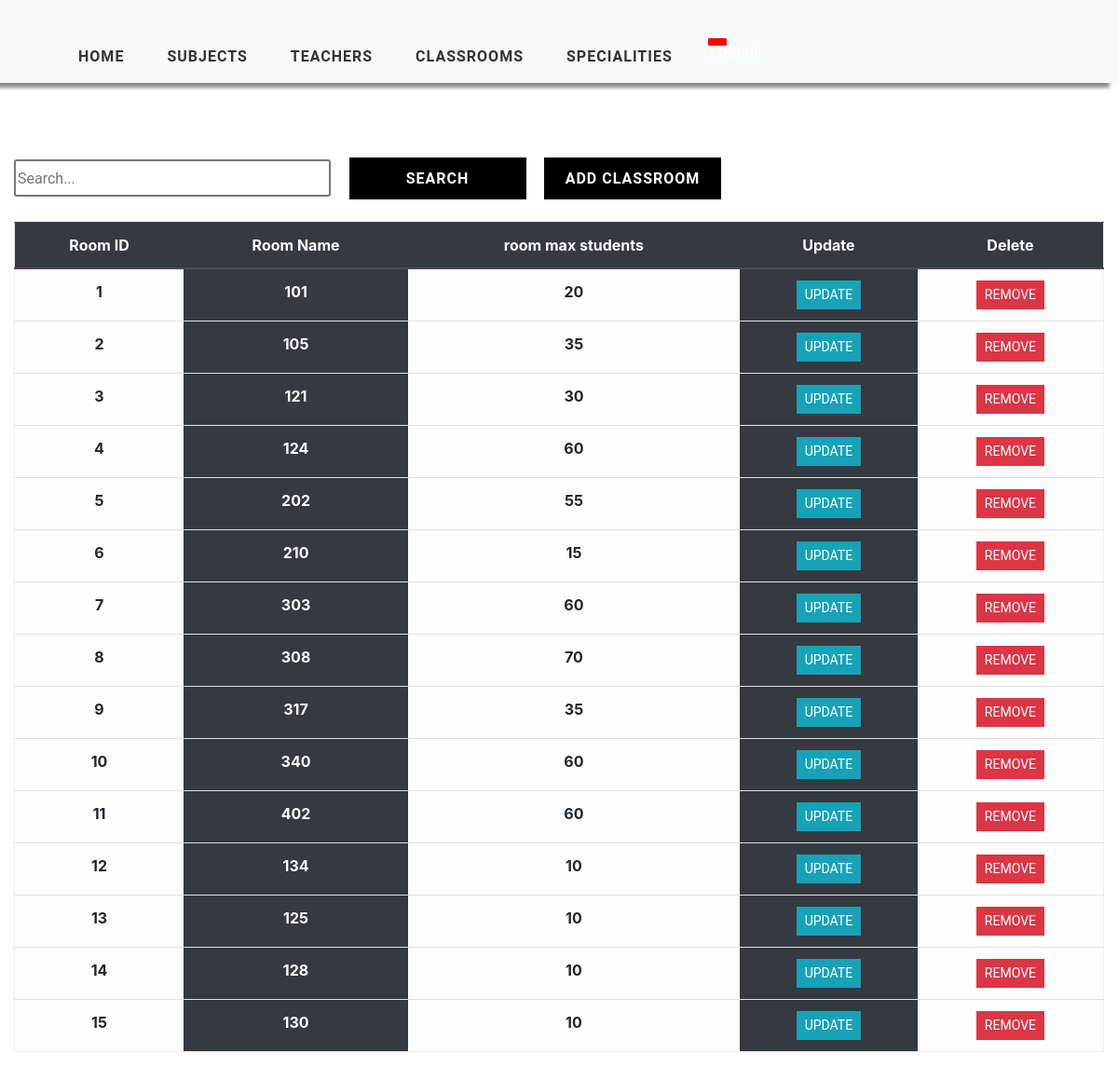
Page /room/list on the earlier database version.
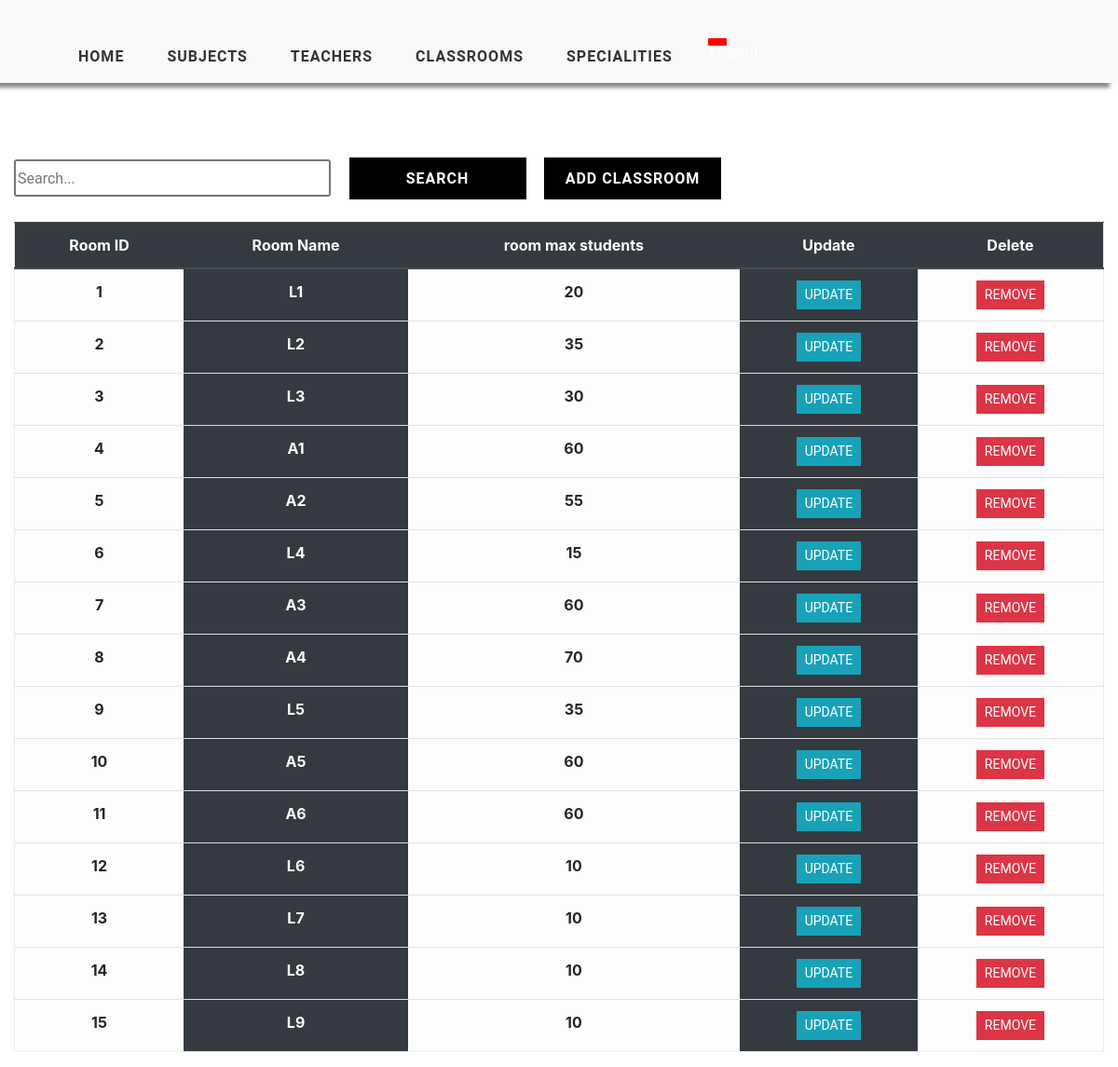
Same page on the later database version.
### timetableCSP/models.py (models this page shows, shortened)
class Room(models.Model):
    room_id = models.AutoField(primary_key=True)
    room_name = models.CharField(max_length=2000, null=True)
    room_max_students = models.IntegerField(null=True)

### timetableCSP/views.py (the view)
# urls.py: path('room/list', views.roomsList, name='list-room'),
def roomsList(request):
    rooms = Room.objects.all()
    context = {'rooms': rooms}
    return render(request, 'listRoom.html', context)

### templates/listRoom.html (shortened to what this page needs)
{% extends 'main.html' %}
{% load static %}
{% block content %}
    <div class="container-fluid">
    <div class="search">
        <input type="text" class="searchbox" placeholder="Search...">
        <input type="submit" value="Search" class="searchButton">
        <a href="{% url 'add-room' %}"><button class="searchButton">Add Classroom </button></a>
    </div>
	<div class="table-responsive-lg">
        <table class="table ">
            <thead class="thead-dark">
			<tr>
                <div class="header__item filter__link" >
                   <th scope="col" class="text-center">Room ID</th>
                </div>
                <div class="header__item filter__link">
                  <th class="text-center" scope="col">Room Name</th>
                </div>
                <div class="header__item filter__link">
                   <th class="text-center" scope="col">room max students</th>
                </div>
                <div class="header__item filter__link">
                    <th class="text-center" scope="col"> Update</th>
                </div>
                <div class="header__item filter__link">
                     <th class="text-center" scope="col">Delete</th>
                </div>
			</tr>
            </thead>
                {% for room in rooms %}
				<tr>
                        <th scope="row" class="table-light text-center">{{ room.room_id }}</th>
						<th scope="row" class="table-dark text-center"  >{{ room.room_name }}</th>
						<th scope="row" class="table-light text-center"> {{ room.room_max_students}}</th>
                        <th scope="row" class="table-dark text-center"> <a href="{% url 'update-room' room.room_id %}" class="btn btn-sm btn-info">Update</a></th>
                        <th scope="row" class="table-light text-center"> <a href="{% url 'delete-room' room.room_id %}" class="btn btn-sm btn-danger" >Remove</a></th>
					</tr>
                {% endfor %}
        </table>
</div>
    </div>
{% endblock %}

### templates/main.html (shortened to what this page needs)
<!DOCTYPE html>
<html lang="en">
<head>
    {% load static %}
	<link href="{% static 'css/style.css' %}" rel="stylesheet">
    <link href="{% static 'css/tables.css' %}" rel="stylesheet">
    <link href="{% static 'css/add.css' %}" rel="stylesheet">
    <link href="{% static 'css/nav.css' %}" rel="stylesheet">
    <link rel="stylesheet" href="https://maxcdn.bootstrapcdn.com/bootstrap/4.5.0/css/bootstrap.min.css">
    <link rel="stylesheet" href="https://stackpath.bootstrapcdn.com/font-awesome/4.7.0/css/font-awesome.min.css">
    <link rel="stylesheet" src="extensions/sticky-header/bootstrap-table-sticky-header.css">
</head>
<body>
            <nav id="header"  class="navbar navbar-expand-lg navbar-light bg-light">
                <div class="container-fluid">
                    <div class="collapse navbar-collapse collapse" data-toggle="collapse" aria-expanded="false"  id="navbarSupportedContent">
                        <ul class="nav navbar-nav ">
                            <li class="nav-item text-center active">
                                <a class="nav-link link" href="{% url 'home' %}">Home</a>
                            </li>
                            <li class="nav-item text-center">
                                <a class="nav-link link" href="{% url 'list-subject' %}">Subjects</a>
                            </li>
                            <li class="nav-item text-center">
                                <a class="nav-link link" href="{% url 'list-teacher' %}">Teachers</a>
                            </li>
                            <li class="nav-item text-center">
                                <a class="nav-link link"  href="{% url 'list-room' %}">Classrooms </a>
                            </li>
                            <li class="nav-item text-center">
                                <a class="nav-link link" href="{% url 'list-speciality' %}">Specialities</a>
                            </li>
                            <a class="logout text-center" style="" href="# >
                            <li class="nav-item text-center"></li>
                            </a>
                        </ul>
                    </div>
                </div>
            </nav>
        {% block content %}
        {% endblock %}
</body>
</html>

### static/css/style.css (style rules this page uses)
a { cursor: pointer; }
#header { width: 100%; background:#fff; box-shadow:-9px 5px 4px #888888 !important; overflow:auto; position: sticky; top: 0; }
#header ul { padding:33px 0 0 45px; }
#header li { list-style:none; margin-right:30px; }
#header li a.link { font-weight:700; color:#333; font-size: 16px; text-decoration:none; text-transform:uppercase; letter-spacing:1px; }
.logout { width:30px !important; height:30px !important; background-color:red !important; color:white !important; }

### static/css/tables.css (style rules this page uses)
*, *:before, *:after { box-sizing: border-box; }
body { font-family: "Roboto", sans-serif; margin: 0; }
.table { border: 1px solid #eeeeee; overflow-y: auto; overflow-x: auto; overflow-style: marquee-line; height: 720px; }
.table-data, .header__item { flex: 1 1 20%; text-align: center; font-family: Roboto, sans-serif; font-weight: bold; }
.header__item { text-transform: uppercase; }
.filter__link { color: white; text-decoration: none; position: relative; display: inline-block; padding-left: 24px; padding-right: 24px; }
.filter__link::after { content: ""; position: absolute; right: -18px; color: white; font-size: 12px; top: 50%; transform: translateY(-50%); }
.btn { border-radius: 0 !important; font-family: Roboto, sans-serif !important; text-transform: uppercase; }
.search { display: inline-block; }
.searchbox { width: 340px; height: 40px; border-style: solid; border-radius: 3px; font-family: Roboto, sans-serif; text-align: justify; }
.searchButton { width: 190px; height: 45px ; font-family: Roboto, sans-serif; text-transform: uppercase; letter-spacing: 1px; font-weight: bolder; color: white ; background: black; margin-left: 15px; margin-top: 40px; border-color: black ; border-radius: 0 ; border-style: solid; border-width: 3px ; }

### static/css/nav.css (style rules this page uses)
.navbar { padding: 15px 10px; background: #fff; border: none; border-radius: 0; margin-bottom: 40px; box-shadow: 1px 1px 3px rgba(0, 0, 0, 0.1); }
.nav-item { font-family: Roboto, sans-serif !important; font-weight: bold; text-transform: capitalize; }
.logout { width: 20px !important; height: 8px !important; border: 2px solid red !important; border-radius: 10% !important; background-color: red !important; }

Differences in the rows shown:
changed Room id 1: room_name "101" → "L1"
changed Room id 2: room_name "105" → "L2"
changed Room id 3: room_name "121" → "L3"
changed Room id 4: room_name "124" → "A1"
changed Room id 5: room_name "202" → "A2"
changed Room id 6: room_name "210" → "L4"
changed Room id 7: room_name "303" → "A3"
changed Room id 8: room_name "308" → "A4"
changed Room id 9: room_name "317" → "L5"
changed Room id 10: room_name "340" → "A5"
changed Room id 11: room_name "402" → "A6"
changed Room id 12: room_name "134" → "L6"
changed Room id 13: room_name "125" → "L7"
changed Room id 14: room_name "128" → "L8"
changed Room id 15: room_name "130" → "L9"
